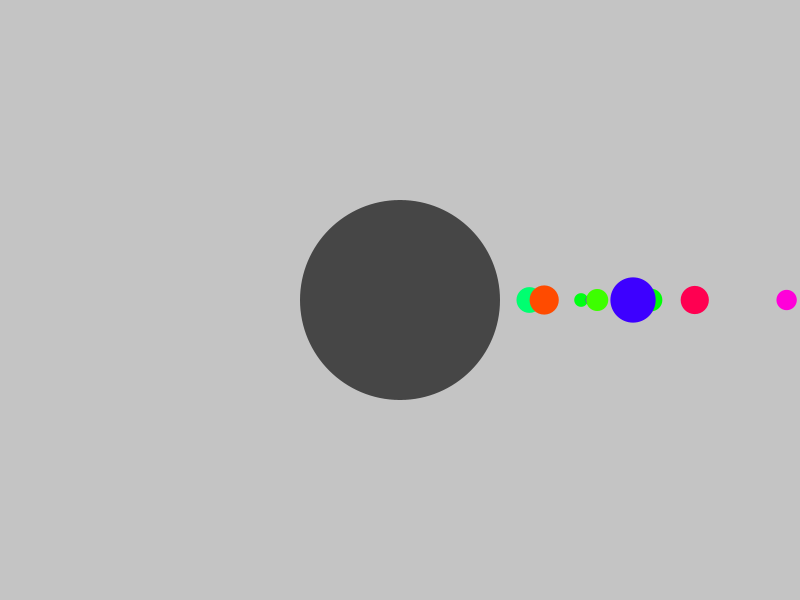
Frame 1 (no input)
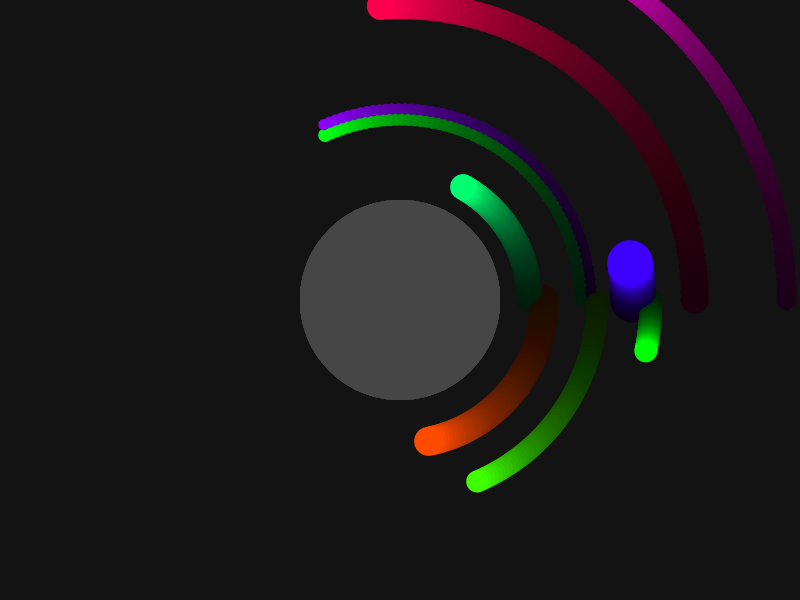
Frame 60 (the mouse pressed at the canvas centre just before this capture)
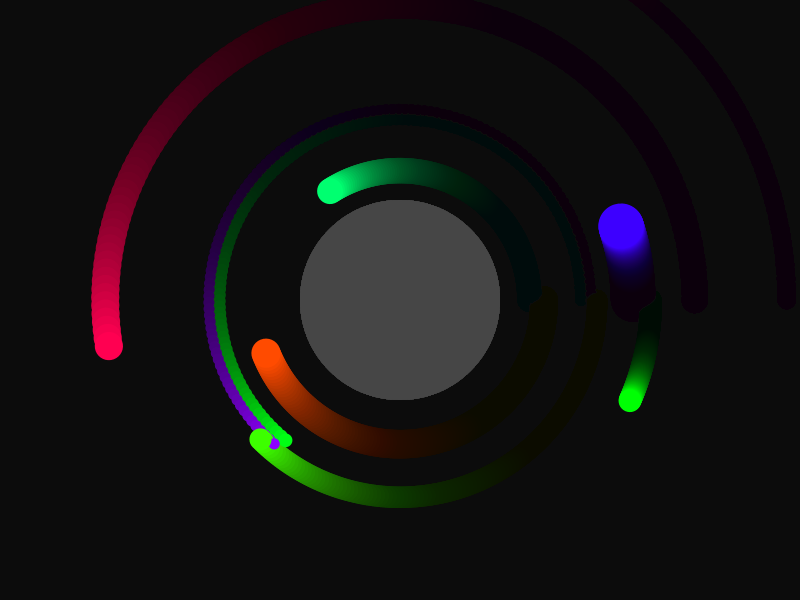
Frame 120 (the mouse held since frame 60 and released just before this capture)

The Processing sketch that drew these frames (run headless with seeded random() and noise(); from frame 60 on, the mouse is pressed at the canvas centre):

// Processing sketch: Planets_Loops
// ── Planets_Loops.pde
float _angle = 0;
float _colAngle = 0;


float[] size = new float[20];
float[] distance = new float[20];
float[] velocity = new float [20];
color[] col = new color[20];

int maxPlanets = floor(random(5, 10));
void setup()
{
  size(800, 600);
  
  for(int i = 0; i < 20; i = i+1)
  {
    colorMode(HSB, 360, 100, 100);
    size[i] = random(10, 50);
    distance[i] = random(125, 400);
    velocity[i] = random(-2, 2);
    col[i] = color(random(360), 100, 100);
  }
  
}

void draw()
{
  //HSB Color Mode
  colorMode(HSB);
  
  //give planets trails
  clearScene();
  
  //draw sun
  noStroke();
  fill(100);
  translate(width/2, height/2);
  circle(0, 0, 200);
  
  //create 5 random planets
  for(int i = 0; i <= maxPlanets; i = i+1)
  {
    aPlanet(size[i], distance[i], velocity[i], col[i]);
  }

  _angle = _angle + 1;
}

void clearScene()
{
  noStroke();
  fill(color(0, 0, 0, 10));
  rect(0, 0, width, height);
}

void aPlanet(float size, float distance, float velocity, color col)
{
  pushMatrix();
    fill(col);
    rotate(radians(_angle)*velocity);
    translate(distance, 0);
    circle(0, 0, size);
  popMatrix();
}
